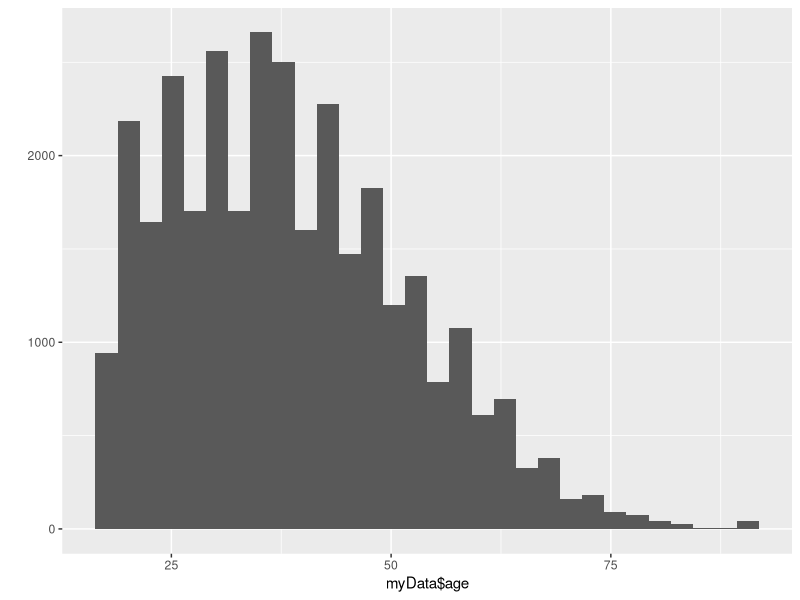
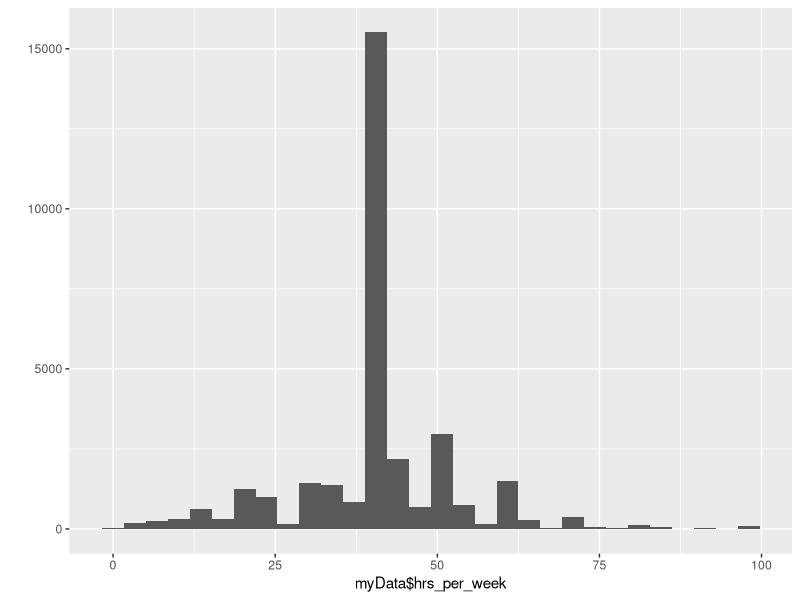

Reproduce these figures in R, in order. (Note: this script raises an error after producing the figures.)
library(ggplot2)
# Assignment 1

# Read the data from csv file into dataFrame.
myData <- read.csv("censusData.csv")

# Column names and length of each column.
print (summary(myData))
c <- (colnames(myData))

for (val in c)
{
  print (c(val, class(myData[[val]])))
}

# Question 1

"age: type = Integer, Ratio-scaled Attribute, This is a ratio scaled attribute with an inherit zero point and we can talk one person's age as multiple of others."
"work: type = factor, Nominal Attribute, This is nominal because it is names of work they do it relating to names."
"edu: type = factor, Ordinal Attribute, This is regarding the education level which has order but the magnitude between the levels is unkown."
"marital: type = factor, Nominal Attribute, This is nominal because it is relating to names of their marital status."
"occupation: type = factor, Nominal Attribute, This is nominal because it is names of work they do it relating to names."
"race: type = factor, Nominal Attribute, This is nominal because it is relating to names of their races."
"sex: type = factor, Binary(symmetric) Attribute, Binary attributes are only with two categories, here male and female have equal weights."
"hrs_per_week: type = integer, Ratio-scaled Attribute,"
"income: type = factor, Ratio-scaled Attribute, Ratio-scaled Attribute, This is a ratio scaled attribute with an inherit zero point and we can talk one person's salary as multiple of others."

# Question 2.a
pct_missing_values <- c()
missing_values <- c()

for (val in c)
{
  each <- table(myData[val])
  if (!is.na(each['?'])) {
    pct <- (each['?']/length(myData[[val]])) * 100
    missing_values <- c(missing_values, each['?'])
    pct_missing_values <- c(pct_missing_values, pct)
  } else {
    pct_missing_values <- c(pct_missing_values, 0)
    missing_values <- c(missing_values, 0)
  }
}

# Question 2.b
missing_data <- c()
for (i in 1:length(myData[['sex']])){
  if ((myData[i,2] == '?') & (myData[i,5] == '?')){
    missing_data <- c(missing_data, 2)
  }else if ((myData[i,2] != '?') & (myData[i,5] == '?')) {
    missing_data <- c(missing_data, 1)
  }else if ((myData[i,2] == '?') & (myData[i,5] != '?')) {
    missing_data <- c(missing_data, 1)
  }else {
      missing_data <- c(missing_data, 0)
  }  
}
hist_plot <- qplot(final, geom="histogram")
#print (hist_plot)


# Question 3 .a
#for age
qplot(myData$age, geom='histogram')
# for number of hrs
qplot(myData$hrs_per_week, geom='histogram')
# for income
qplot(myData$income, geom='histogram')

# Question 3.b
#ggplot() + aes(myData$age)+ geom_histogram(binwidth=1, colour="black", fill="white")
qplot(age, data=myData, geom="histogram", binwidth = 5) + facet_grid(income ~ .)
qplot(hrs_per_week, data=myData, geom="histogram", binwidth = 5, xlim=c(1,100)) + facet_grid(income ~ .)

# Question 3.c
# age and income
ggplot(data=myData, aes(x=income, y=age)) + geom_boxplot()
# hrs_per_week and income
ggplot(data=myData, aes(x=income, y=hrs_per_week)) + geom_boxplot()

# Question 4.a
# Plotting of each categorical feature
qplot(work, data=myData, geom="bar")
qplot(edu, data=myData, geom="bar")
qplot(marital, data=myData, geom="bar")
qplot(occupation, data=myData, geom="bar")
qplot(race, data=myData, geom="bar")

# Question 4.b
qplot(work, data=myData, geom="bar") + facet_grid(income ~ .)
qplot(edu, data=myData, geom="bar") + facet_grid(income ~ .)
qplot(marital, data=myData, geom="bar") + facet_grid(income ~ .)
qplot(occupation, data=myData, geom="bar") + facet_grid(income ~ .)
qplot(race, data=myData, geom="bar") + facet_grid(income ~ .)

# Question 5
ggplot(myData, aes(x=age, y=hrs_per_week)) + geom_point(shape=3, color="blue", alpha=0.2)
correlation <- cov(myData$age, myData$hrs_per_week)
